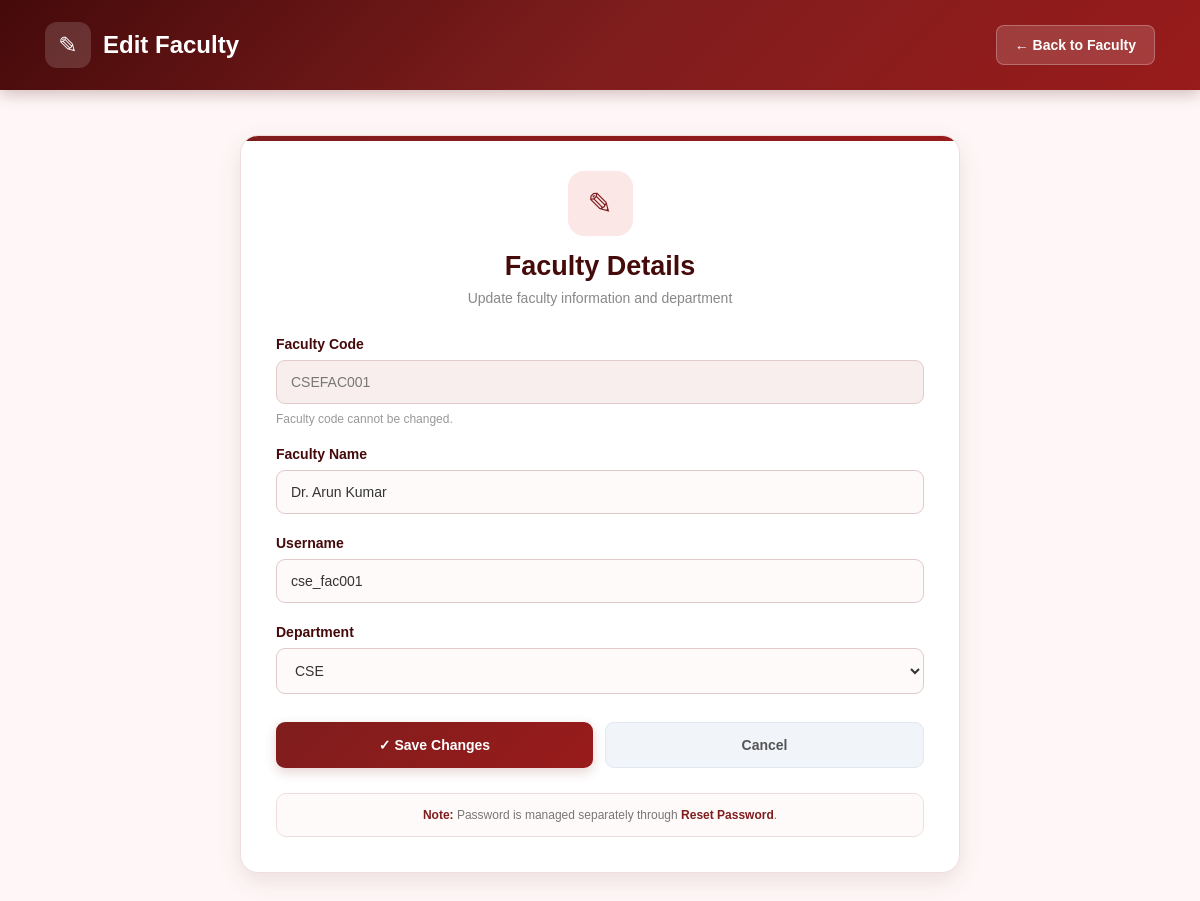
Page /edit_faculty.php?id=1 (signed in) on the committed database.
### tables this page shows
CREATE TABLE `faculty` (
  `faculty_id` int(11) NOT NULL,
  `faculty_code` varchar(20) NOT NULL,
  `faculty_name` varchar(100) NOT NULL,
  `username` varchar(50) NOT NULL,
  `password` varchar(255) NOT NULL,
  `department` varchar(50) NOT NULL
);

### edit_faculty.php (the view, shortened to what this page needs)
<?php
include 'db_connect.php';
$faculty_id = isset($_GET['id'])
    ? intval($_GET['id'])
    : 0;
$stmt = $conn->prepare("
    SELECT
        faculty_id,
        faculty_code,
        faculty_name,
        username,
        department
    FROM faculty
    WHERE faculty_id = ?
");
$stmt->bind_param("i", $faculty_id);
$stmt->execute();
$result = $stmt->get_result();
$faculty = $result->fetch_assoc();
$departments = [
    "CSE",
    "IT",
    "ECE",
    "EEE",
    "MECH",
    "AIDS",
    "AIML",
    "CYBER",
    "FOOD TECH",
    "BIOTECH",
    "BME",
    "AGRI",
    "VLSI",
    "CIVIL"
];
?>
<!DOCTYPE html>
<html lang="en">
<head>
</head>
<body>
<div class="header">
    <div class="header-left">
        <div class="header-icon">
            ✎
        </div>
        <h1>
            Edit Faculty
        </h1>
    </div>
    <a
        href="manage_faculty.php"
        class="back-btn"
    >
        ← Back to Faculty
    </a>
</div>
<div class="container">
    <div class="card">
        <div class="title-section">
            <div class="title-icon">
                ✎
            </div>
            <h2>
                Faculty Details
            </h2>
            <p>
                Update faculty information and department
            </p>
        </div>
        <form method="POST">
            <div class="form-group">
                <label>
                    Faculty Code
                </label>
                <input
                    type="text"
                    value="<?php
                        echo htmlspecialchars(
                            $faculty['faculty_code']
                        );
                    ?>"
                    readonly
                >
            </div>
            <div class="readonly-note">
                Faculty code cannot be changed.
            </div>
            <div class="form-group">
                <label>
                    Faculty Name
                </label>
                <input
                    type="text"
                    name="faculty_name"
                    value="<?php
                        echo htmlspecialchars(
                            $faculty['faculty_name']
                        );
                    ?>"
                    placeholder="Enter faculty name"
                    required
                >
            </div>
            <div class="form-group">
                <label>
                    Username
                </label>
                <input
                    type="text"
                    name="username"
                    value="<?php
                        echo htmlspecialchars(
                            $faculty['username']
                        );
                    ?>"
                    placeholder="Enter login username"
                    required
                >
            </div>
            <div class="form-group">
                <label>
                    Department
                </label>
                <select
                    name="department"
                    required
                >
                    <?php foreach ($departments as $dept) { ?>
                        <option
                            value="<?php
                                echo htmlspecialchars($dept);
                            ?>"
                            <?php
                            if (
                                $faculty['department']
                                === $dept
                            ) {
                                echo "selected";
                            }
                            ?>
                        >
                            <?php
                            echo htmlspecialchars($dept);
                            ?>
                        </option>
                    <?php } ?>
                </select>
            </div>
            <div class="buttons">
                <button
                    type="submit"
                    class="save-btn"
                >
                    ✓ Save Changes
                </button>
                <a
                    href="manage_faculty.php"
                    class="cancel-btn"
                >
                    Cancel
                </a>
            </div>
        </form>
        <div class="info-box">
            <strong>Note:</strong>
            Password is managed separately through
            <strong>Reset Password</strong>.
        </div>
    </div>
</div>
</body>
</html>

### edit_faculty.php (style rules this page uses)
* { box-sizing: border-box; }
body { margin: 0; font-family: Arial, Helvetica, sans-serif; background: #fff7f7; color: #333; }
.header { background: linear-gradient( 135deg, #450a0a, #7f1d1d, #991b1b ); color: white; padding: 22px 45px; display: flex; justify-content: space-between; align-items: center; box-shadow: 0 4px 15px rgba(69,10,10,0.25); }
.header-left { display: flex; align-items: center; gap: 12px; }
.header-icon { width: 46px; height: 46px; border-radius: 12px; background: rgba(255,255,255,0.15); display: flex; align-items: center; justify-content: center; font-size: 23px; }
.header h1 { margin: 0; font-size: 24px; }
.back-btn { text-decoration: none; color: white; background: rgba(255,255,255,0.15); border: 1px solid rgba(255,255,255,0.25); padding: 11px 18px; border-radius: 8px; font-size: 14px; font-weight: bold; transition: 0.3s; }
.container { width: 92%; max-width: 720px; margin: 45px auto; }
.card { background: white; padding: 35px; border-radius: 18px; border: 1px solid #f0dede; box-shadow: 0 8px 25px rgba(69,10,10,0.10); position: relative; overflow: hidden; }
.card::before { content: ""; position: absolute; top: 0; left: 0; width: 100%; height: 5px; background: linear-gradient( 90deg, #7f1d1d, #991b1b ); }
.title-section { text-align: center; margin-bottom: 30px; }
.title-icon { width: 65px; height: 65px; margin: 0 auto 15px; border-radius: 16px; background: #fce7e7; color: #7f1d1d; display: flex; align-items: center; justify-content: center; font-size: 30px; }
.title-section h2 { margin: 0; color: #450a0a; font-size: 27px; }
.title-section p { margin-top: 8px; color: #888; font-size: 14px; }
.form-group { margin-bottom: 21px; }
label { display: block; margin-bottom: 8px; font-size: 14px; font-weight: bold; color: #450a0a; }
input, select { width: 100%; padding: 13px 14px; border: 1px solid #e0caca; border-radius: 9px; font-size: 14px; background: #fffafa; color: #333; transition: 0.3s; }
input[readonly] { background: #f8eeee; color: #777; cursor: not-allowed; }
.readonly-note { margin-top: -13px; margin-bottom: 20px; color: #999; font-size: 12px; }
.buttons { display: flex; gap: 12px; margin-top: 28px; }
.save-btn { flex: 1; border: none; padding: 14px; border-radius: 9px; background: linear-gradient( 135deg, #7f1d1d, #991b1b ); color: white; font-size: 14px; font-weight: bold; cursor: pointer; transition: 0.3s; box-shadow: 0 4px 12px rgba(127,29,29,0.20); }
.cancel-btn { flex: 1; text-align: center; text-decoration: none; padding: 14px; border-radius: 9px; background: #f1f5f9; color: #555; border: 1px solid #e2e8f0; font-size: 14px; font-weight: bold; transition: 0.3s; }
.info-box { margin-top: 25px; padding: 14px; border-radius: 10px; background: #fffafa; border: 1px solid #f0dede; color: #777; font-size: 12px; text-align: center; }
.info-box strong { color: #7f1d1d; }

### rows in the picture
faculty: faculty_code "CSEFAC001", faculty_name "Dr. Arun Kumar", username "cse_fac001", department "CSE"
